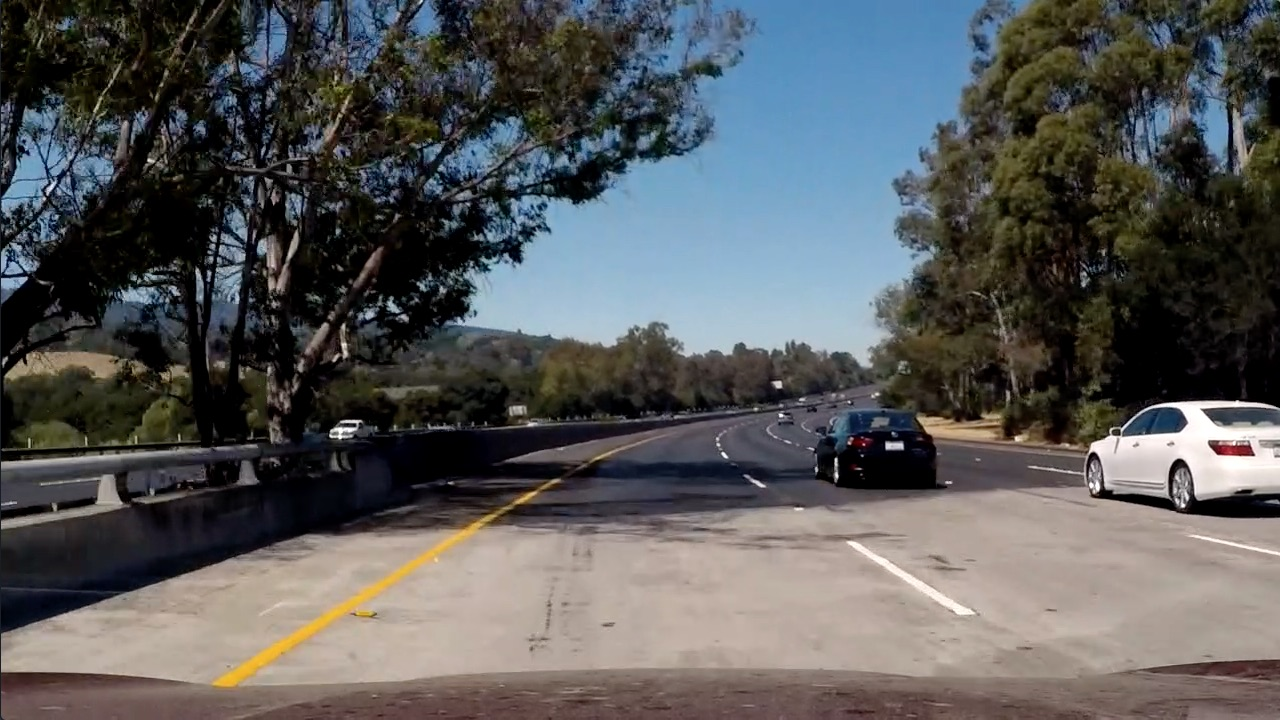
#> input picture camera_cal/test5.jpg, 1280 x 720 px
$ python -i thresholds.py   (imports and definitions only)   (older library calls are emulated)
#> lines starting #> are read from the running program, lines starting #| are printed output that depends on the picture
#> further down, picture is the input picture: shape (720, 1280, 3); mean B, G, R 89.8, 89.3, 88.5
#> in highlight_features, `hls = cv2.cvtColor(image, cv2.COLOR_BGR2HLS)`: hls: shape (720, 1280, 3); mean of channels 0, 1, 2 55.5, 89.2, 70.1
import cv2
import numpy as np


def _get_abs_sobel_thresh(image: np.ndarray, orient='x', sobel_kernel=3, thresh=(0, 255)) -> np.ndarray:
    """ Define a function that takes an image, gradient orientation, and threshold min / max values."""
#> called with orient = 'x', sobel_kernel = 3, thresh = (0, 255)
    if orient == 'x':
        abs_sobel = np.absolute(cv2.Sobel(image, cv2.CV_64F, 1, 0, ksize=sobel_kernel))
    if orient == 'y':
        abs_sobel = np.absolute(cv2.Sobel(image, cv2.CV_64F, 0, 1, ksize=sobel_kernel))
    scaled_sobel = np.uint8(255 * abs_sobel / np.max(abs_sobel))
#> in highlight_features, `sx_binary = _get_abs_sobel_thresh(gray, 'x', kernel_size, x_threshold)`: sx_binary: shape (720, 1280); every value is 1
    binary_output = np.zeros_like(scaled_sobel)
    binary_output[(scaled_sobel >= thresh[0]) & (scaled_sobel <= thresh[1])] = 1
    return binary_output


def _get_mag_thresh(image: np.ndarray, sobel_kernel: int = 3, thresh=(0, 255)) -> np.ndarray:
    """Take both Sobel x and y gradients and Calculate the gradient magnitude"""
#> called with sobel_kernel = 3, thresh = (0, 255)
    sobel_x = cv2.Sobel(image, cv2.CV_64F, 1, 0, ksize=sobel_kernel)
    sobel_y = cv2.Sobel(image, cv2.CV_64F, 0, 1, ksize=sobel_kernel)
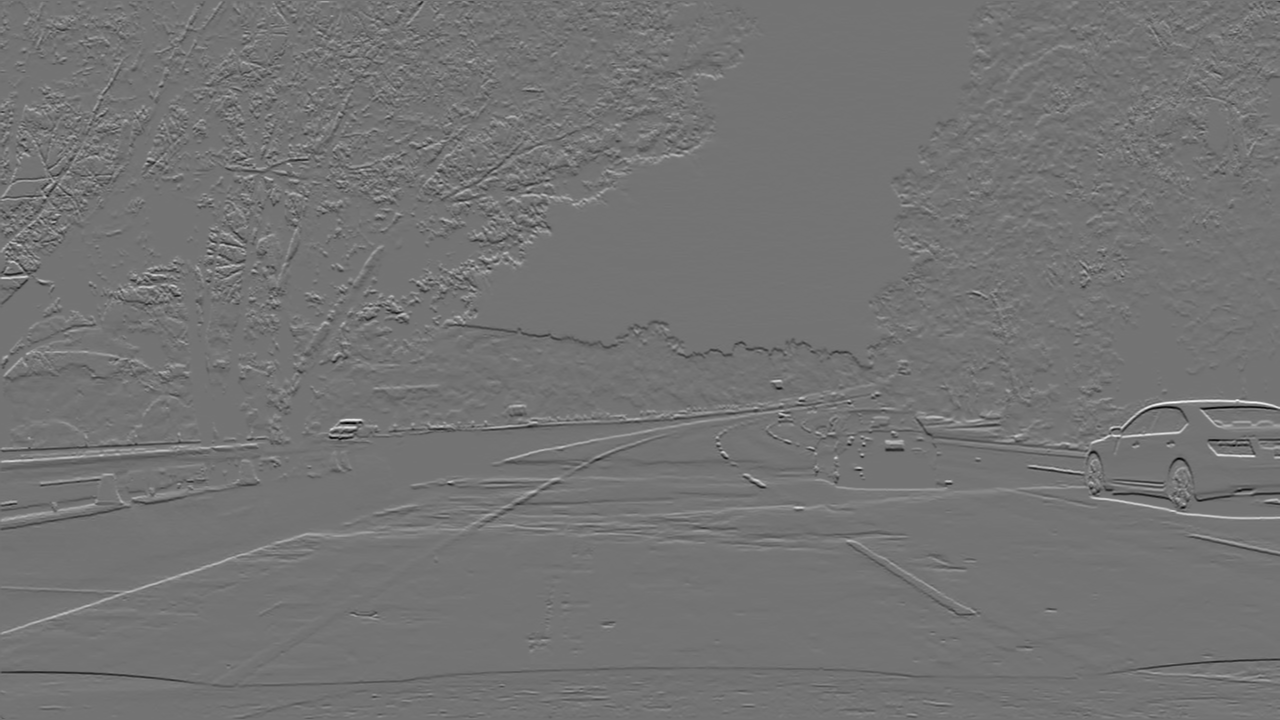
#> sobel_y: shape (720, 1280) float64; min -820, max 984, mean 0.1; drawn with min black and max white
    gradmag = np.sqrt(sobel_x ** 2 + sobel_y ** 2)
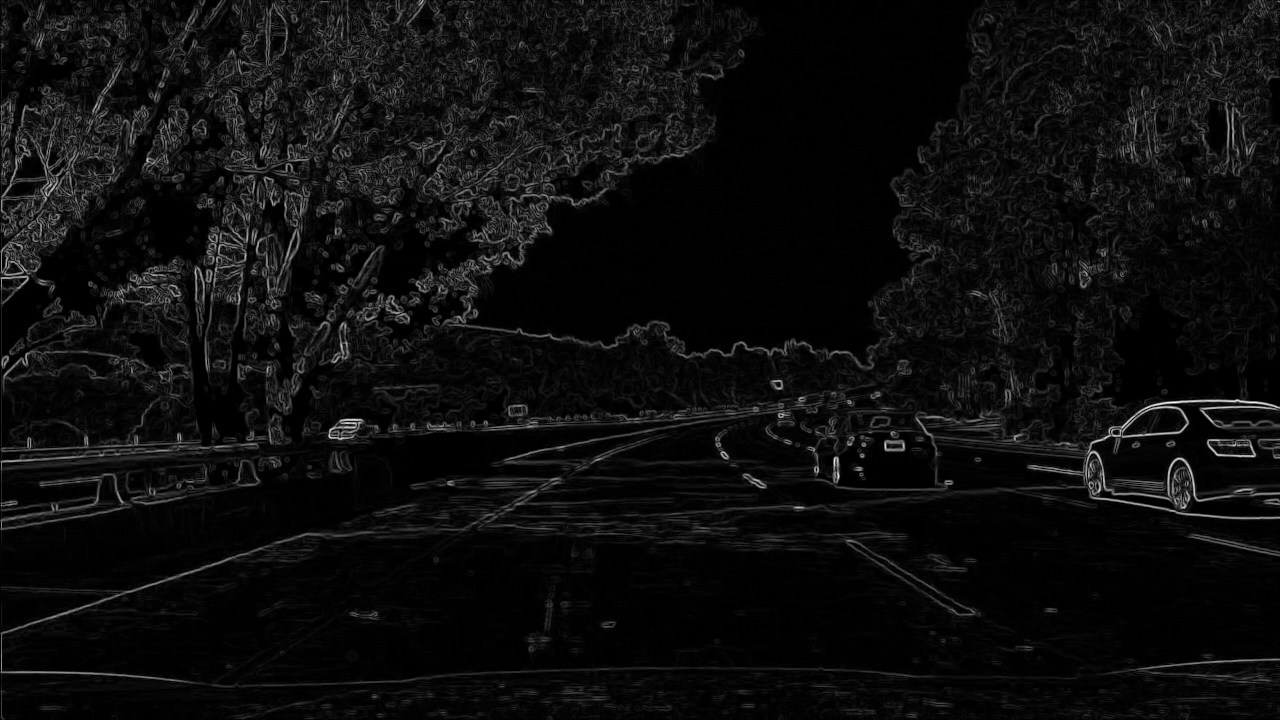
#> gradmag: shape (720, 1280) float64; min 0, max 984.1, mean 53.7; drawn with min black and max white
    scale_factor = np.max(gradmag) / 255
#> scale_factor = 3.86
    gradmag = (gradmag / scale_factor).astype(np.uint8)
    binary_output = np.zeros_like(gradmag)
    binary_output[(gradmag >= thresh[0]) & (gradmag <= thresh[1])] = 1
    return binary_output


def _get_dir_threshold(image: np.ndarray, sobel_kernel: int = 3, thresh=(0, np.pi / 2)) -> np.ndarray:
    """Take the absolute value of the gradient direction, apply a threshold, and create a binary image result."""
#> called with sobel_kernel = 3, thresh = (0.5, 1.57)
    sobel_x = cv2.Sobel(image, cv2.CV_64F, 1, 0, ksize=sobel_kernel)
    sobel_y = cv2.Sobel(image, cv2.CV_64F, 0, 1, ksize=sobel_kernel)
    absgraddir = np.arctan2(np.absolute(sobel_y), np.absolute(sobel_x))
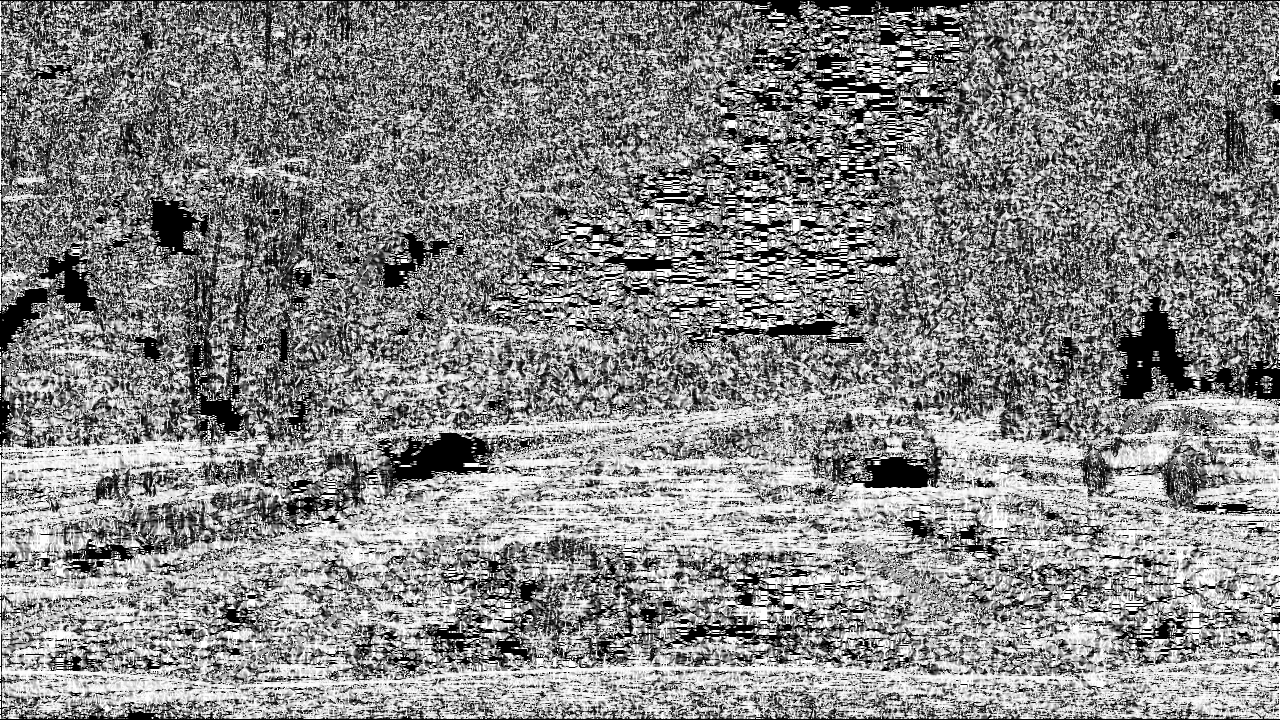
#> absgraddir: shape (720, 1280) float64; min 0, max 1.57, mean 0.838; drawn with min black and max white
    binary_output = np.zeros_like(absgraddir)
    binary_output[(absgraddir >= thresh[0]) & (absgraddir <= thresh[1])] = 1
    return binary_output


def highlight_features(image: np.ndarray, kernel_size=3, x_threshold=(0, 255), mag_threshold=(0, 255),
                       dir_threshold=(0.5, np.pi / 2), s_threshold=(0, 255)) -> np.ndarray:
    """Highlight features for line finding independent of color or shadows"""
    gray = cv2.cvtColor(image, cv2.COLOR_BGR2GRAY)
    hls = cv2.cvtColor(image, cv2.COLOR_BGR2HLS)
    s_channel = hls[:, :, 2]

    sx_binary = _get_abs_sobel_thresh(gray, 'x', kernel_size, x_threshold)
    # Whe dont need the y contribution
    # sy_binary = thresholds.abs_sobel_thresh(gray, 'y', 5, (40, 150))
    mag_binary = _get_mag_thresh(gray, kernel_size, mag_threshold)
    dir_binary = _get_dir_threshold(gray, kernel_size, dir_threshold)
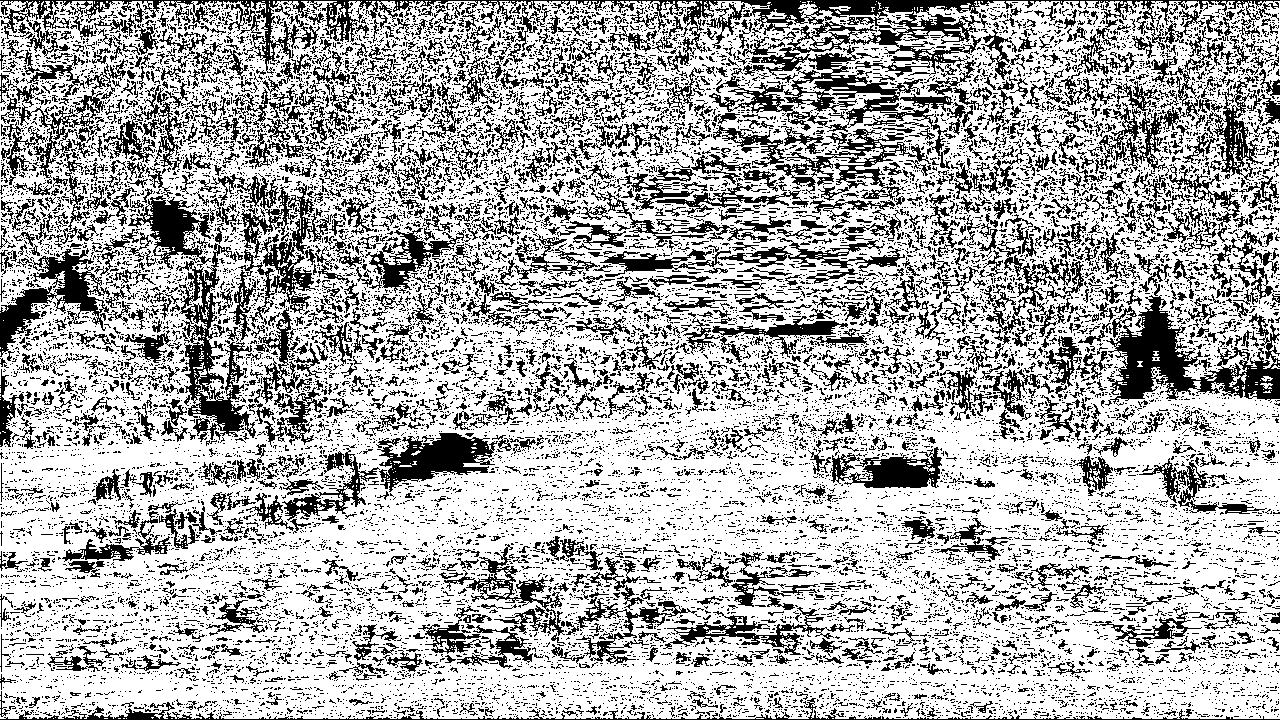
#> dir_binary: shape (720, 1280) float64; values 0 (black) and 1 (white), 68.8% white; black in thin lines or dots

    _s_binary = np.zeros_like(s_channel)
    _s_binary[(s_channel > s_threshold[0]) & (s_channel <= s_threshold[1])] = 1

    _combined_binary = np.zeros_like(sx_binary)
    _combined_binary[(_s_binary == 1) | (sx_binary == 1) | ((mag_binary == 1) & (dir_binary == 1))] = 1

    return _combined_binary

>>> import cv2
>>> picture = cv2.imread('../camera_cal/test5.jpg')
>>> result = highlight_features(picture)
